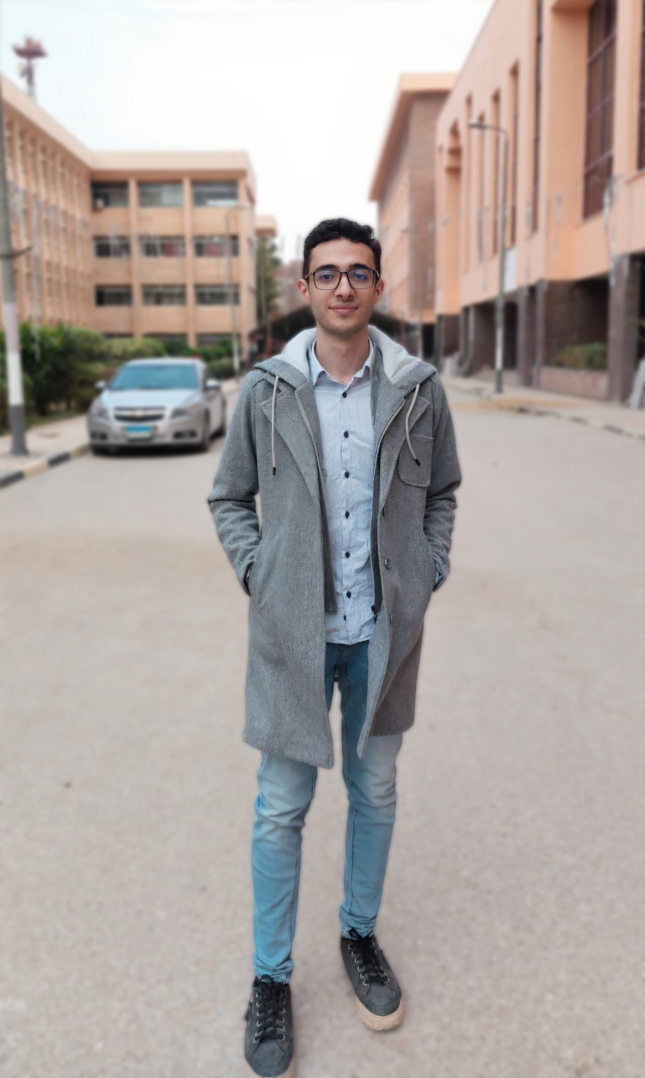
#> input picture myPhoto.jpg, 1290 x 2155 px, found by its file name (shown at 1/2 size)
$ python Deal_with_images2.py
#> lines starting #> are read from the running program, lines starting #| are printed output that depends on the picture; after the words box and inside, x2 and y2 are one past the last pixel; in counts of white or black regions, pixels touching at a corner belong together
import cv2 as cv
import random as rd


img = cv.imread('OpenCV/myPhoto.jpg', -1)
#> img is the input picture: shape (2155, 1290, 3); mean B, G, R 162.8, 166.1, 173.2

print(img) # print image as numpy array
#> (printed output is left out)
print(type(img)) # print type of image
#| <class 'numpy.ndarray'>
print(img.shape) # print shape of image (height, width, channels) channels are color space of image (RGB, BGR, HSV, etc)
#| (2155, 1290, 3)

# blue green red (BGR) color space 0-255 (0 is dark, 255 is bright)
# 0,0,0 is black
# 255,255,255 is white
# 255,0,0 is blue
# 0,255,0 is green
# 0,0,255 is red
# 255,255,0 is yellow
# 255,0,255 is magenta
# 0,255,255 is cyan
# and so on
# image is store in 3D array (height, width, channels)

# when manipulate image we change pixel value of image

# print(img[0]) # print first row of image
# print(img[0][0]) # print first pixel of image
# print(img[0][0][0]) # print first pixel of image blue value
# print(img[0][0][1]) # print first pixel of image green value
# print(img[0][0][2]) # print first pixel of image red value
print(img[257][50:100]) # print 257th row of image from 50th to 100th pixel
#> (printed output is left out)

copyPart = img[500:700, 600:900] # copy 500th to 700th row of image from 600th to 900th pixel
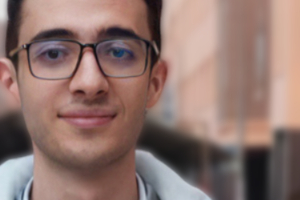
#> copyPart: shape (200, 300, 3); mean B, G, R 110.5, 116.9, 143.5
img[0:200, 0:300] = copyPart # paste copyPart to 0th to 200th row of image from 0th to 300th pixel
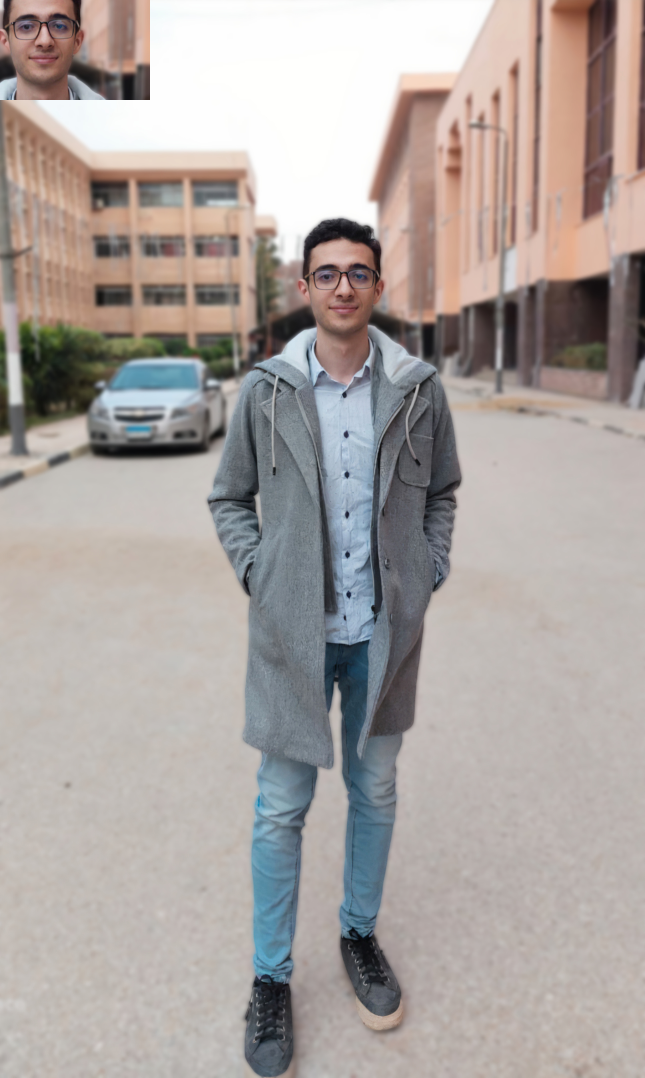
#> img: shape (2155, 1290, 3) (shown at 1/2 size); 2.16% of pixels changed, all inside (x1, y1, x2, y2) = (0, 0, 300, 200)


# for i in range(100): # print 100th row of image
#     for j in range(img.shape[1]): # print all pixel of 100th row of image
#         img[i][j] = [rd.randint(0, 255), rd.randint(0, 255), rd.randint(0, 255)] # change pixel value of image

cv.imshow('Image', img)
cv.waitKey(0)
cv.destroyAllWindows()
